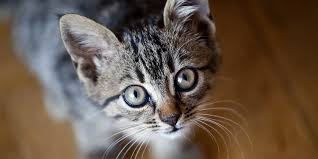
#> input picture filters/cat.png, 318 x 159 px
$ python main.py
#> lines starting #> are read from the running program, lines starting #| are printed output that depends on the picture; after the words box and inside, x2 and y2 are one past the last pixel; in counts of white or black regions, pixels touching at a corner belong together
import cv2

image = cv2.imread('cat.png')
#> image is the input picture: shape (159, 318, 3); mean B, G, R 75.4, 88.7, 105

def convert_to_hsb(img):
    hsb_image = cv2.cvtColor(img, cv2.COLOR_BGR2HSV)
#> hsb_image: shape (159, 318, 3); mean H, S, V 46.7, 107.4, 108.7
    return hsb_image

def convert_to_rgb(img):
    rgb_image = cv2.cvtColor(img, cv2.COLOR_BGR2RGB)
    return rgb_image

def convert_to_greyscale(img):
    greyscale_image = cv2.cvtColor(img, cv2.COLOR_BGR2GRAY)
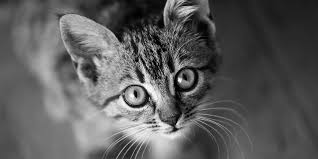
#> greyscale_image: shape (159, 318); min 0, max 255, mean 92.1
    return greyscale_image

def convert_to_binary(img, value):
#> called with value = 100
    _, binary_image = cv2.threshold(img, value, 255, cv2.THRESH_BINARY)
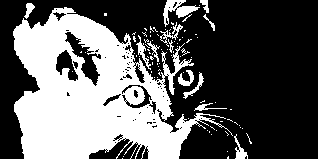
#> binary_image: shape (159, 318); 37.2% white; 89 white regions (75 under 20 px), largest, box (x1, y1, x2, y2) and area: (13, 7, 233, 159) 17154, (163, 0, 200, 27) 375, (160, 22, 183, 47) 135
    return binary_image

def resize_image(img, width, height):
#> called with width = 200, height = 200
    resized_image = cv2.resize(img, (width, height))
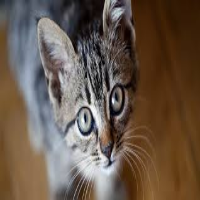
#> resized_image: shape (200, 200, 3); mean B, G, R 75.3, 88.6, 104.9
    return resized_image

def rotate_image(img):
    rotated_image = cv2.rotate(img, cv2.ROTATE_90_CLOCKWISE)
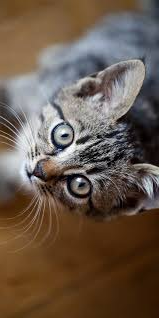
#> rotated_image: shape (318, 159, 3); mean B, G, R 75.4, 88.7, 105
    return rotated_image

def change_pixel_value(img, x, y, value):
#> called with x = 50, y = 50
    img[x, y] = value
    return img

hsb_img       = convert_to_hsb(image)
rgb_img       = convert_to_rgb(image)
greyscale_img = convert_to_greyscale(image)
binary_img    = convert_to_binary(greyscale_img, 100)
resized_img   = resize_image(image, 200, 200)
rotated_img   = rotate_image(image)
modified_img  = change_pixel_value(image.copy(), 50, 50, [0, 0, 255])

cv2.imshow('HSB Image'           , hsb_img)
cv2.imshow('RGB Image'           , rgb_img)
cv2.imshow('Greyscale Image'     , greyscale_img)
cv2.imshow('Binary Image'        , binary_img)
cv2.imshow('Resized Image'       , resized_img)
cv2.imshow('Rotated Image'       , rotated_img)
cv2.imshow('Modified Pixel Image', modified_img)

cv2.waitKey(0)
cv2.destroyAllWindows()
